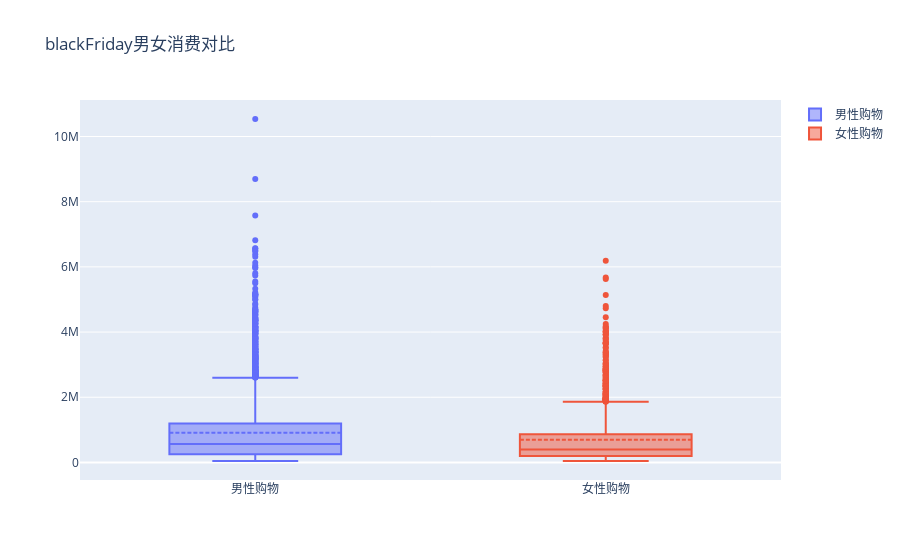

Write notebook code for a chart like this one.
### Code cell
y_female = gender_purchase[gender_purchase.Gender == "F"].Purchase
y_male = gender_purchase[gender_purchase.Gender == "M"].Purchase
trace1 = go.Box(y=y_male,name="男性购物",boxmean=True)
trace2 = go.Box(y=y_female,name="女性购物",boxmean=True)
fig = go.Figure(data=[trace1,trace2],layout=layout)
fig.show()

### Figure 1 — Plotly figure (JSON) as saved in the notebook; plotly's stock layout.template omitted (floating-point values rounded to 4 significant figures; data arrays with more than 128 entries replaced by an {"elided": "..."} marker saying what was removed)
{"data": [{"boxmean": true, "name": "男性购物", "type": "box", "y": {"elided": "4225 int values"}}, {"boxmean": true, "name": "女性购物", "type": "box", "y": {"elided": "1666 int values"}}], "layout": {"title": {"text": "blackFriday男女消费对比"}}}
